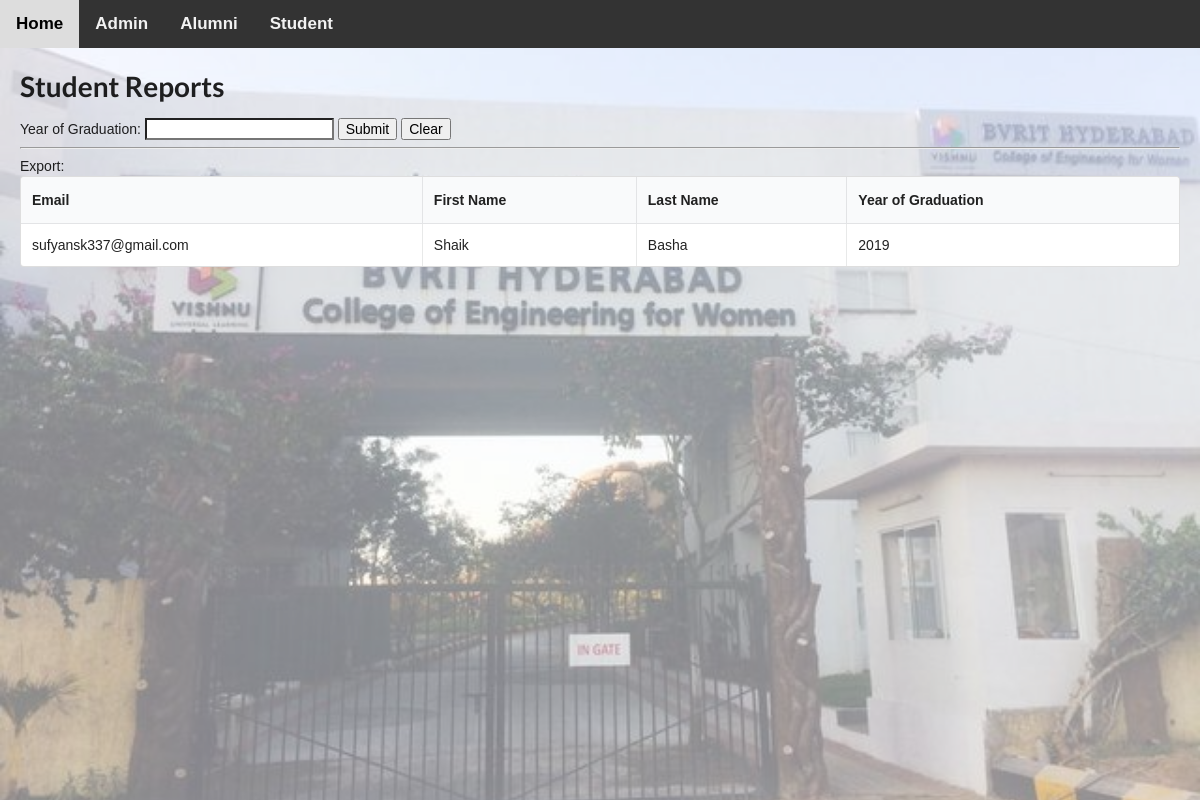
The app's page /student_reports.php with its own data.
### tables this page shows
CREATE TABLE `student` (
  `id` int(11) NOT NULL,
  `email` text,
  `password` text,
  `first_name` text,
  `last_name` text,
  `date_of_birth` date DEFAULT NULL,
  `address` text,
  `mobile_number` text,
  `yoj` text,
  `yog` text
);

### functions.php (called while the page is built, shortened)
<?php
function get_results($sql, $format=""){
	global $conn;
	$result = $conn->query($sql);
	if ($result->num_rows > 0) {
	    $i = 0;
	    if ($format=="ARRAY_A") {
	    	while($row = $result->fetch_assoc()) {
		        $rows[$i++] = $row;
		    }
	    	return $rows;
	    } elseif ($format=="OBJECT_K") {
		    while($row = $result->fetch_assoc()) {
		        $rows[$row["id"]] = (object) $row;
		    }
	    	return $rows;
	    } else {
		    while($row = $result->fetch_assoc()) {
		        $rows[$i++] = (object) $row;
		    }
	    	$final = (object) $rows;
	    	return $final;
	    }
	} else {
	    return NULL;
	}
}
    ?>

### student_reports.php (the view, shortened to what this page needs)
<?php
include 'header.php';
$table_name = 'student';
if($_POST["yog"]){
    $yog = $_POST["yog"];
    $rows = get_results("SELECT * FROM $table_name WHERE yog=$yog");
} else {
    $rows = get_results("SELECT * FROM $table_name");
}
?>
<link rel="stylesheet" type="text/css" href="https://cdn.datatables.net/v/dt/jszip-2.5.0/dt-1.10.20/b-1.6.1/b-colvis-1.6.1/b-flash-1.6.1/b-html5-1.6.1/b-print-1.6.1/cr-1.5.2/sp-1.0.1/datatables.min.css"/>
<form method="post">Year of Graduation:
    <input type="text" name="yog" value="<?php echo $yog; ?>">
    <input type="submit">
    <a href=""><button type="button">Clear</button></a>
</form><hr>
<div style="overflow-x:auto">Export:
    <table id="myTable" class="ui unstackable celled table dataTable">
        <thead>
            <tr>
                <th>Email</th>
                <th>First Name</th>
                <th>Last Name</th>
                <th>Year of Graduation</th>
            </tr>
        </thead>
        <tbody>
            <?php
            foreach($rows as $row){
                echo '<tr row-id="'.$row->id.'">';
                echo '<td>'.$row->email.'</td>';
                echo '<td>'.$row->first_name.'</td>';
                echo '<td>'.$row->last_name.'</td>';
                echo '<td>'.$row->yog.'</td>';
                echo '</tr>';
            }
            ?>
        </tbody>
    </table>
</div>

### records on screen
student: email "sufyansk337@gmail.com", first_name "Shaik", last_name "Basha", yog "2019"

### other values on screen
$file_name "Student Reports"
